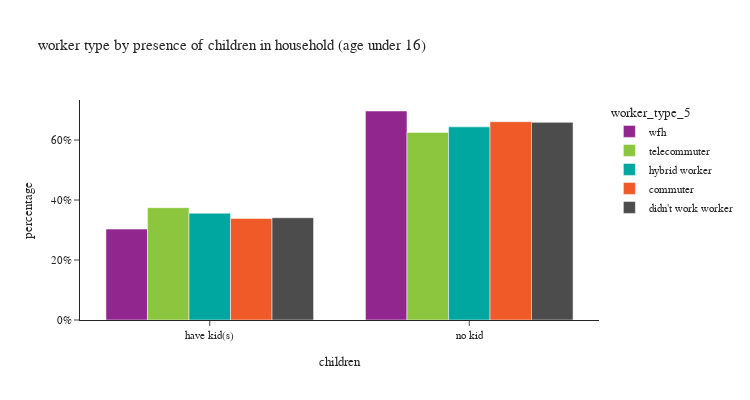

Source (notebook cell):
### Code cell
df_worker_count = survey_person_day[(survey_person_day['worker_type_5'].isin(workers))].\
    groupby(['worker_type_5','children'])['pdexpfac'].agg(sample_count='size', pdexpfac='sum').reset_index()
# df_worker_count['percent'] = df_worker_count['pdexpfac'] / sum(df_worker_count['pdexpfac'])
df_worker_count['percentage'] = df_worker_count.groupby('worker_type_5', group_keys=False)['pdexpfac']. \
    apply(lambda x: x / float(x.sum()))

fig = px.bar(df_worker_count,
             x="children", y="percentage", barmode="group",
             color='worker_type_5',
             category_orders={'worker_type_5': workers},
             hover_data=['pdexpfac','sample_count'],
             title="worker type by presence of children in household (age under 16)")
fig.update_layout(height=400, width=750)
fig.for_each_yaxis(lambda a: a.update(dict(tickformat=".0%")))
fig.show()

### Figure 1 — Plotly figure (JSON) as saved in the notebook; plotly's stock layout.template omitted (floating-point values rounded to 4 significant figures)
{"data": [{"alignmentgroup": "True", "customdata": [[65940.0, 181.0], [151600.0, 569.0]], "hovertemplate": "worker_type_5=wfh<br>children=%{x}<br>percentage=%{y}<br>pdexpfac=%{customdata[0]}<br>sample_count=%{customdata[1]}<extra></extra>", "legendgroup": "wfh", "marker": {"color": "#91268F", "pattern": {"shape": ""}}, "name": "wfh", "offsetgroup": "wfh", "orientation": "v", "showlegend": true, "textposition": "auto", "type": "bar", "x": ["have kid(s)", "no kid"], "xaxis": "x", "y": [0.3031, 0.6969], "yaxis": "y"}, {"alignmentgroup": "True", "customdata": [[58920.0, 129.0], [98370.0, 433.0]], "hovertemplate": "worker_type_5=telecommuter<br>children=%{x}<br>percentage=%{y}<br>pdexpfac=%{customdata[0]}<br>sample_count=%{customdata[1]}<extra></extra>", "legendgroup": "telecommuter", "marker": {"color": "#8CC63E", "pattern": {"shape": ""}}, "name": "telecommuter", "offsetgroup": "telecommuter", "orientation": "v", "showlegend": true, "textposition": "auto", "type": "bar", "x": ["have kid(s)", "no kid"], "xaxis": "x", "y": [0.3746, 0.6254], "yaxis": "y"}, {"alignmentgroup": "True", "customdata": [[67040.0, 69.0], [121300.0, 330.0]], "hovertemplate": "worker_type_5=hybrid worker<br>children=%{x}<br>percentage=%{y}<br>pdexpfac=%{customdata[0]}<br>sample_count=%{customdata[1]}<extra></extra>", "legendgroup": "hybrid worker", "marker": {"color": "#00A7A0", "pattern": {"shape": ""}}, "name": "hybrid worker", "offsetgroup": "hybrid worker", "orientation": "v", "showlegend": true, "textposition": "auto", "type": "bar", "x": ["have kid(s)", "no kid"], "xaxis": "x", "y": [0.356, 0.644], "yaxis": "y"}, {"alignmentgroup": "True", "customdata": [[244800.0, 249.0], [478100.0, 1000.0]], "hovertemplate": "worker_type_5=commuter<br>children=%{x}<br>percentage=%{y}<br>pdexpfac=%{customdata[0]}<br>sample_count=%{customdata[1]}<extra></extra>", "legendgroup": "commuter", "marker": {"color": "#F05A28", "pattern": {"shape": ""}}, "name": "commuter", "offsetgroup": "commuter", "orientation": "v", "showlegend": true, "textposition": "auto", "type": "bar", "x": ["have kid(s)", "no kid"], "xaxis": "x", "y": [0.3386, 0.6614], "yaxis": "y"}, {"alignmentgroup": "True", "customdata": [[106700.0, 108.0], [206300.0, 343.0]], "hovertemplate": "worker_type_5=didn't work worker<br>children=%{x}<br>percentage=%{y}<br>pdexpfac=%{customdata[0]}<br>sample_count=%{customdata[1]}<extra></extra>", "legendgroup": "didn't work worker", "marker": {"color": "#4C4C4C", "pattern": {"shape": ""}}, "name": "didn't work worker", "offsetgroup": "didn't work worker", "orientation": "v", "showlegend": true, "textposition": "auto", "type": "bar", "x": ["have kid(s)", "no kid"], "xaxis": "x", "y": [0.3409, 0.6591], "yaxis": "y"}], "layout": {"barmode": "group", "height": 400, "legend": {"title": {"text": "worker_type_5"}, "tracegroupgap": 0}, "title": {"text": "worker type by presence of children in household (age under 16)"}, "width": 750, "xaxis": {"anchor": "y", "domain": [0.0, 1.0], "title": {"text": "children"}}, "yaxis": {"anchor": "x", "domain": [0.0, 1.0], "tickformat": ".0%", "title": {"text": "percentage"}}}}
